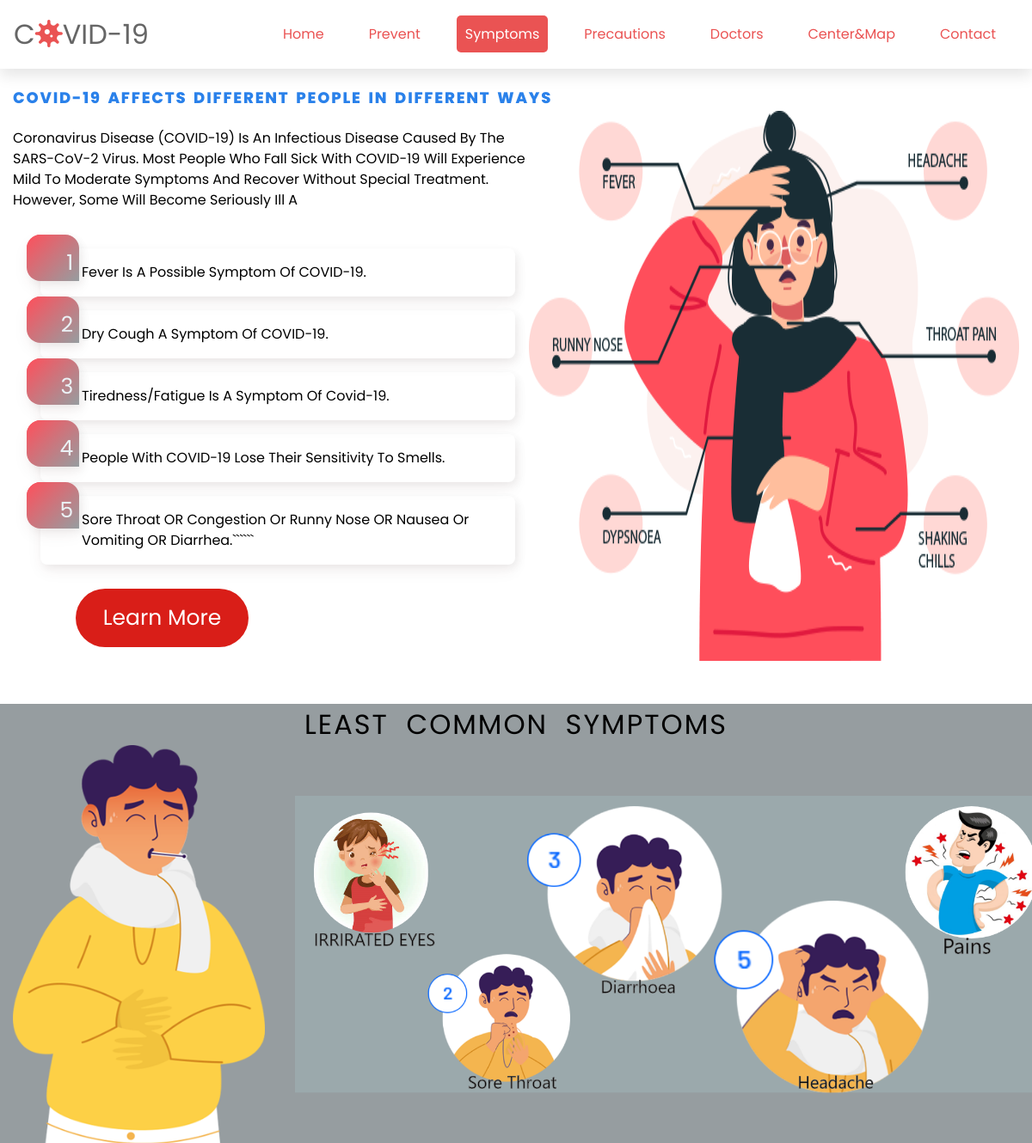
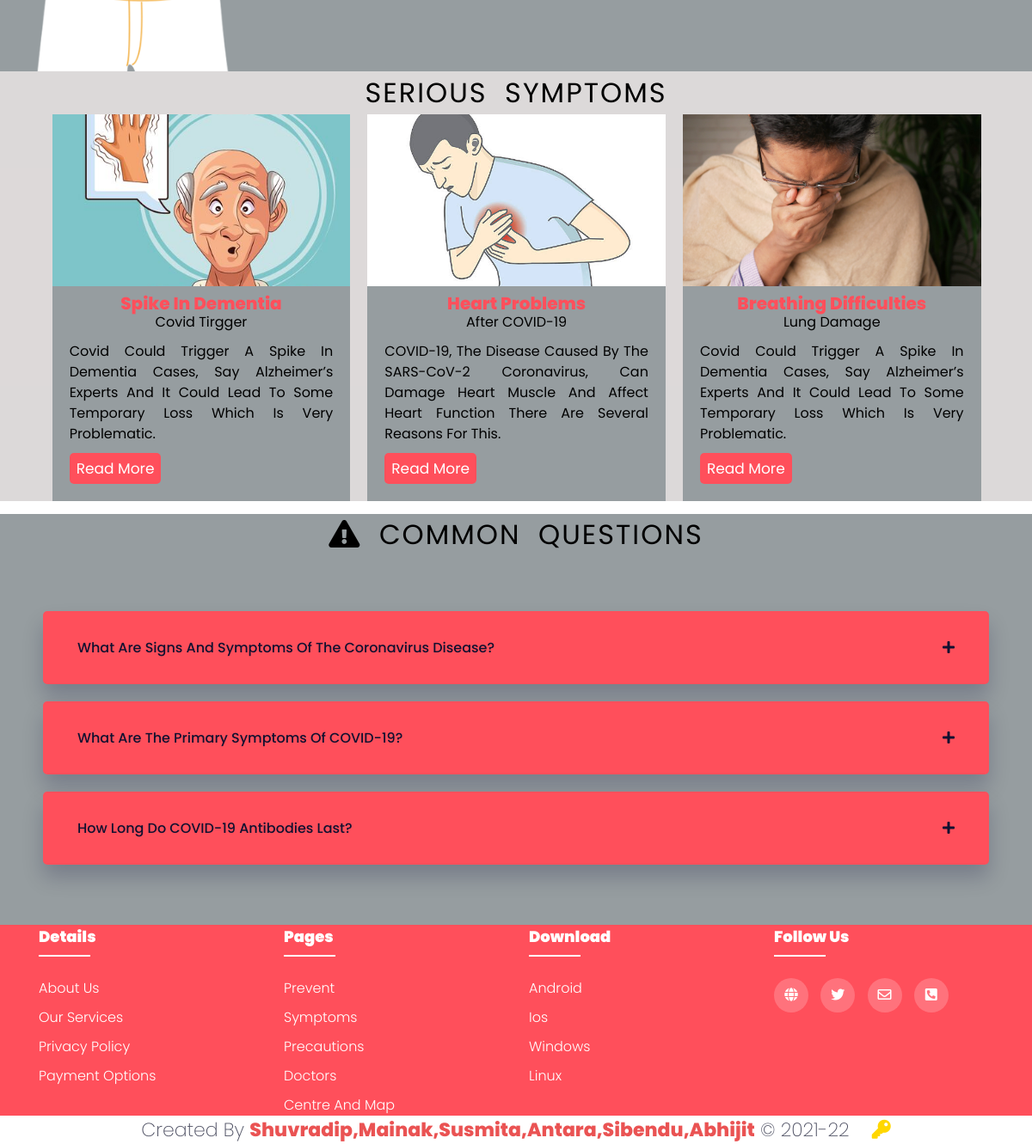
/symptoms.php, run on the app's committed database (2 pictures, top to bottom).
### tables this page shows
CREATE TABLE `symptoms` (
  `id` int(10) NOT NULL,
  `title1` varchar(250) NOT NULL,
  `desc1` varchar(250) NOT NULL,
  `point1` varchar(250) NOT NULL,
  `point2` varchar(250) NOT NULL,
  `point3` varchar(250) NOT NULL,
  `point4` varchar(250) NOT NULL,
  `point5` varchar(250) NOT NULL,
  `img1` varchar(250) NOT NULL,
  `title2` varchar(250) NOT NULL,
  `img2` varchar(250) NOT NULL,
  `img3` varchar(250) NOT NULL,
  `title3` varchar(250) NOT NULL,
  `slimg1` varchar(250) NOT NULL,
  `sltitle1` varchar(250) NOT NULL,
  `slsubtitle1` varchar(250) NOT NULL,
  `sldesc1` varchar(250) NOT NULL,
  `slimg2` varchar(250) NOT NULL,
  `sltitle2` varchar(250) NOT NULL,
  `slsubtitle2` varchar(250) NOT NULL,
  `sldesc2` varchar(250) NOT NULL,
  `slimg3` varchar(250) NOT NULL,
  `sltitle3` varchar(250) NOT NULL,
  `slsubtitle3` varchar(250) NOT NULL,
  `sldesc3` varchar(250) NOT NULL,
  `title4` varchar(250) NOT NULL,
  `q1` varchar(250) NOT NULL,
  `qa1` varchar(250) NOT NULL,
  `q2` varchar(250) NOT NULL,
  `qa2` varchar(250) NOT NULL,
  `q3` varchar(250) NOT NULL,
  `qa3` varchar(250) NOT NULL
);

### symptoms.php (the view, shortened to what this page needs)
<?php
    include 'partials/header.php';
?>
<?php
          include 'connection_admin.php';
          $sql= mysqli_query($conn,"SELECT `title1`, `desc1`, `point1`, `point2`, `point3`, `point4`, `point5`, `img1`, `title2`, `img2`, `img3`, `title3`, `slimg1`, `sltitle1`, `slsubtitle1`, `sldesc1`, `slimg2`, `sltitle2`, `slsubtitle2`, `sldesc2`, `slimg3`, `sltitle3`, `slsubtitle3`, `sldesc3`, `title4`, `q1`, `qa1`, `q2`, `qa2`, `q3`, `qa3` FROM `symptoms` WHERE `id`=1");
          list($title1, $desc1, $point1, $point2, $point3, $point4, $point5, $img1, $title2, $img2, $img3, $title3, $slimg1, $sltitle1, $slsubtitle1, $sldesc1, $slimg2, $sltitle2, $slsubtitle2, $sldesc2, $slimg3, $sltitle3, $slsubtitle3, $sldesc3, $title4, $q1, $qa1, $q2, $qa2, $q3, $qa3)=mysqli_fetch_row($sql);
  ?>
<div class="container-fluid">
      <p class="mt-15 subtitle">
        <?php echo"$title1";?>
      </p>
      <div class="flex">
        <div class="flex-para">
          <p class="para">
            <?php echo"$desc1";?>
          </p>
          <main>
            <ol class="gradient-list">
              <li><?php echo"$point1";?></li>
              <li><?php echo"$point2";?></li>
              <li><?php echo"$point3";?></li>
              <li><?php echo"$point4";?></li>
              <li><?php echo"$point5";?></li>
            </ol>
            <button class="btn-primary">learn More</button>
          </main>
        </div>
        <img
          src="./images/symptoms-img.png"
          class="img-symp"
          alt="Women Having covid problems"
          srcset=""
        />
      </div>
    </div>
    <div class="bg-gry">
      <div class="container-fluid">
        <p class="mt-15 headine txt-cen"><?php echo"$title2";?></p>
        <div class="flex">
          <img
            src="./images/main-symp-img.png"
            alt=""
            srcset=""
            class="least-symp1"
          />
          <img
            src="images/Least Common Symptoms.png"
            alt=""
            srcset=""
            class="least-symp"
          />
        </div>
      </div>
    </div>
    <div class="slider-container">
      <p class="headine txt-cen" style="margin-top: -50px"><?php echo"$title3";?></p>
      <div class="slider owl-carousel">
        <div class="card-slider">
          <div class="img-slider">
            <img
            src="./images/towfiqu-barbhuiya--jthScuVWT0-unsplash.jpg"
              alt=""
            />
          </div>
          <div class="slider-content">
            <div class="slider-sub-title"><?php echo"$sltitle1";?></div>
            <div class="sub-title"><?php echo"$slsubtitle1";?></div>
            <p><?php echo"$sldesc1";?></p>
            <div class="btn-slider">
              <button>Read more</button>
            </div>
          </div>
        </div>
        <div class="card-slider">
          <div class="img-slider">
            <img
              src="./images/142525700-old-man-patient-of-alzheimer-disease-thinking-hand-vector-illustration.jpg"
              alt=""
            />
          </div>
          <div class="slider-content">
            <div class="slider-sub-title"><?php echo"$sltitle2";?></div>
            <div class="sub-title"><?php echo"$slsubtitle2";?></div>
            <p><?php echo"$sldesc2";?></p>
            <div class="btn-slider">
              <button>Read more</button>
            </div>
          </div>
        </div>
        <div class="card-slider">
          <div class="img-slider">
            <img src="./images/istockphoto-528432900-612x612.jpg" alt="" />
          </div>
          <div class="slider-content">
            <div class="slider-sub-title"><?php echo"$sltitle3
			";?></div>
            <div class="sub-title"><?php echo"$slsubtitle3";?></div>
            <p><?php echo"$sldesc3";?></p>
            <div class="btn-slider">
              <button>Read more</button>
            </div>
          </div>
        </div>
      </div>
    </div>
    <div class="relative">
      <p class="headine txt-cen1">
        <i class="fas fa-exclamation-triangle"></i>
        <?php echo"$title4";?>
      </p>
      <div class="container-sm">
        <div class="wrapper-accordian">
          <button class="toggle-accordian">
            <?php echo"$q1";?>
            <i class="fas fa-plus icon"></i>
          </button>
        </div>
        <div class="wrapper-accordian">
          <button class="toggle-accordian">
            <?php echo"$q2";?>
            <i class="fas fa-plus icon"></i>
          </button>
        </div>
        <div class="wrapper-accordian">
          <button class="toggle-accordian">
            <?php echo"$q3";?>
            <i class="fas fa-plus icon"></i>
          </button>
        </div>
      </div>
    </div>
<?php
     include 'partials/footer.php';
?>

### css/all.css (style rules this page uses)
.fa,.fab,.fad,.fal,.far,.fas { -moz-osx-font-smoothing:grayscale;-webkit-font-smoothing:antialiased;display:inline-block;font-style:normal;font-variant:normal;text-rendering:auto;line-height:1 }
.fa-exclamation-triangle:before { content:"\f071" }
.fa-plus:before { content:"\f067" }

### css/style.css (style rules this page uses)
:root { --red: rgba(255, 79, 91, 1); }
* { font-family: 'Poppins', sans-serif; margin: 0;padding: 0; box-sizing: border-box; text-decoration: none; list-style: none; text-transform: capitalize; }

### css/contact.css (style rules this page uses)
* { margin: 0; padding: 0; box-sizing: border-box; font-family:sans-serif, 'Poppins'; }

### css/footer.css (style rules this page uses)
body { line-height: 1.5; font-family: 'Poppins', sans-serif; }

### css/precaution-1.css (style rules this page uses)
* { margin: 0; padding: 0; }

### css/precaution-2.css (style rules this page uses)
* { margin: 0; padding: 0; }

### css/doctor.css (style rules this page uses)
* { font-family: 'Poppins', sans-serif; margin: 0;padding: 0; box-sizing: border-box; text-decoration: none; list-style: none; text-transform: capitalize; }
:root { --red: rgba(255, 79, 91, 1); }

### css/prevent.css (style rules this page uses)
.subtitle { font-size: 1.125rem; margin-bottom: 0.125rem; letter-spacing: 0.1em; text-transform: uppercase; color: #2a81ea; font-weight: 700; margin-top: 100px; }
:root { --red: hsl(0, 78%, 62%); --cyan: hsl(180, 62%, 55%); --orange: hsl(34, 97%, 64%); --blue: hsl(212, 86%, 64%); --varyDarkBlue: hsl(234, 12%, 34%); --grayishBlue: hsl(229, 6%, 66%); --veryLightGray: hsl(0, 0%, 98%); --weight1: 200; --weight2: 400; --weight3: 600; }

### data on the page
symptoms: title1 "COVID-19 AFFECTS DIFFERENT PEOPLE IN DIFFERENT WAYS", desc1 "Coronavirus Disease (COVID-19) Is An Infectious Disease Caused By The SARS-CoV-2 Virus. Most People Who Fall Sick With COVID-19 Will Experience Mild To Moderate Symptoms And Recover Without Special Treatment. However, Some Will Become Seriously Ill A", point1 "Fever Is A Possible Symptom Of COVID-19.", point2 "Dry Cough A Symptom Of COVID-19.", point3 "Tiredness/Fatigue Is A Symptom Of Covid-19.", point4 "People With COVID-19 Lose Their Sensitivity To Smells.", point5 "Sore Throat OR Congestion Or Runny Nose OR Nausea Or Vomiting OR Diarrhea.``````", title2 "LEAST COMMON SYMPTOMS", title3 "SERIOUS SYMPTOMS", sltitle1 "Breathing Difficulties", slsubtitle1 "Lung Damage", sldesc1 "Covid Could Trigger A Spike In Dementia Cases, Say Alzheimer’s Experts And It Could Lead To Some Temporary Loss Which Is Very Problematic.", sltitle2 "Spike In Dementia", slsubtitle2 "Covid Tirgger", sldesc2 "Covid Could Trigger A Spike In Dementia Cases, Say Alzheimer’s Experts And It Could Lead To Some Temporary Loss Which Is Very Problematic.", sltitle3 "Heart Problems", slsubtitle3 "After COVID-19", sldesc3 "COVID-19, The Disease Caused By The SARS-CoV-2 Coronavirus, Can Damage Heart Muscle And Affect Heart Function There Are Several Reasons For This.", title4 "COMMON QUESTIONS", q1 "What Are Signs And Symptoms Of The Coronavirus Disease?", q2 "What Are The Primary Symptoms Of COVID-19?", q3 "How Long Do COVID-19 Antibodies Last?"
